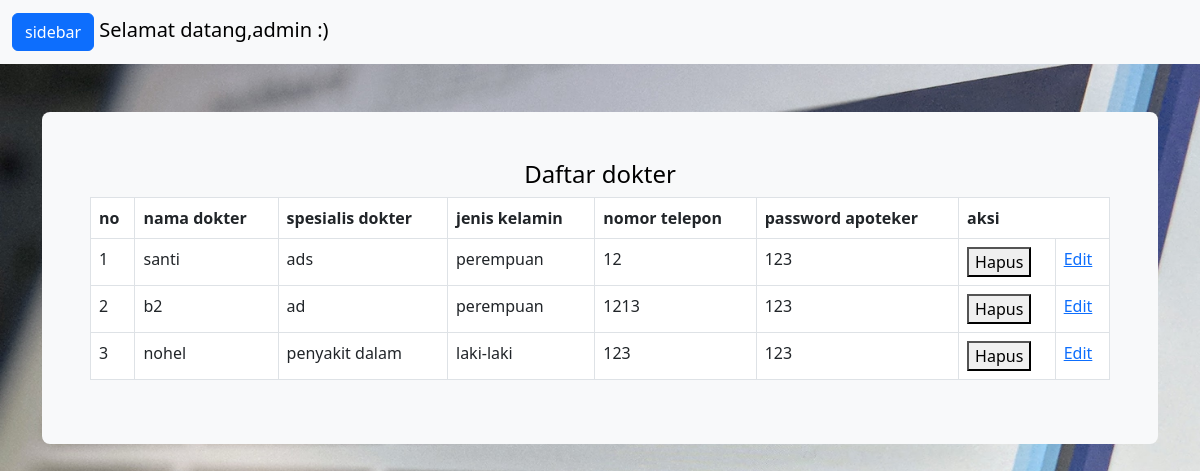
Page /admin/edit/edit_dokter.php on the committed database.
### tables this page shows
CREATE TABLE `data_dokter` (
  `id_dokter` int(11) NOT NULL,
  `nama_dokter` varchar(255) DEFAULT NULL,
  `spesialis_dokter` varchar(255) DEFAULT NULL,
  `jk_dokter` enum('laki-laki','perempuan') DEFAULT NULL,
  `notelp_dokter` int(11) DEFAULT NULL,
  `password_dokter` int(11) DEFAULT NULL,
  `id_admin` int(11) NOT NULL
);

### admin/edit/edit_dokter.php (the view, shortened to what this page needs)
<?php
$servername = "localhost";
$username = "root";
$password = "";
$dbname = "db_rumah sakit";
$conn = mysqli_connect($servername, $username, $password, $dbname);
  $username = $_SESSION['nama_admin'];
$query = "SELECT * FROM data_dokter ORDER BY id_dokter ASC";
$result = mysqli_query($conn, $query);
?>
<!doctype html>
<html lang="en">
  <head>
    <link href="https://cdn.jsdelivr.net/npm/bootstrap@5.3.0/dist/css/bootstrap.min.css" rel="stylesheet">
  </head>
  <body>
    <nav class="navbar bg-body-tertiary">
        <div class="container-fluid">
        <span class="navbar-brand mb-0 h1">
            <button class="btn btn-primary" type="button" data-bs-toggle="offcanvas" data-bs-target="#offcanvasExample" aria-controls="offcanvasExample">
                sidebar
            </button>
            <?php echo "Selamat datang,admin " . $username . " :)"; ?>
        </span>
        </div>
    </nav>
    <div class="container my-5">
    <div class="p-5 bg-body-tertiary rounded-3">
        <h4 class="text-body-emphasis text-center">Daftar dokter</h4>
        <table class="table table-bordered">
            <thead>
                <tr>
                    <th scope="col">no</th>
                    <th scope="col">nama dokter</th>
                    <th scope="col">spesialis dokter</th>
                    <th scope="col">jenis kelamin</th>
                    <th scope="col">nomor telepon</th>
                    <th scope="col">password apoteker</th>
                    <th scope="col" colspan="2">aksi</th>
                </tr>
            </thead>
            <tbody>
                      <?php $no = 1; ?>
                      <?php while($row = mysqli_fetch_assoc($result)) : ?>
                        <tr>
                          <td scope="row"><?= $no++; ?></td>
                          <td><?= $row["nama_dokter"];?></td>
                          <td><?= $row["spesialis_dokter"];?></td>
                          <td><?= $row["jk_dokter"];?></td>
                          <td><?= $row["notelp_dokter"];?></td>
                          <td><?= $row["password_dokter"];?></td>
                          <td>
                              <form method="post">
                                  <button type="submit" value="hapus" name="hapus">Hapus</button>
                                  <?php echo "<td><a href='edit2_dokter.php?id_dokter=".$row['id_dokter']."'>Edit</a></td>"; ?>
                              </form>
                          </td>
                        </tr>
            </tbody>
                    <?php endwhile; ?>
        </table>
    </div>
</div>
  </body>
</html>

### admin/edit/edit_dokter.php (style rules this page uses)
body { background-image: url('background/admin1.jpg'); background-size: cover; height: 200px; width: 100%; }

### rows in the picture
data_dokter: nama_dokter "santi", spesialis_dokter "ads", jk_dokter "perempuan", notelp_dokter "12", password_dokter "123"
data_dokter: nama_dokter "b2", spesialis_dokter "ad", jk_dokter "perempuan", notelp_dokter "1213", password_dokter "123"
data_dokter: nama_dokter "nohel", spesialis_dokter "penyakit dalam", jk_dokter "laki-laki", notelp_dokter "123", password_dokter "123"
